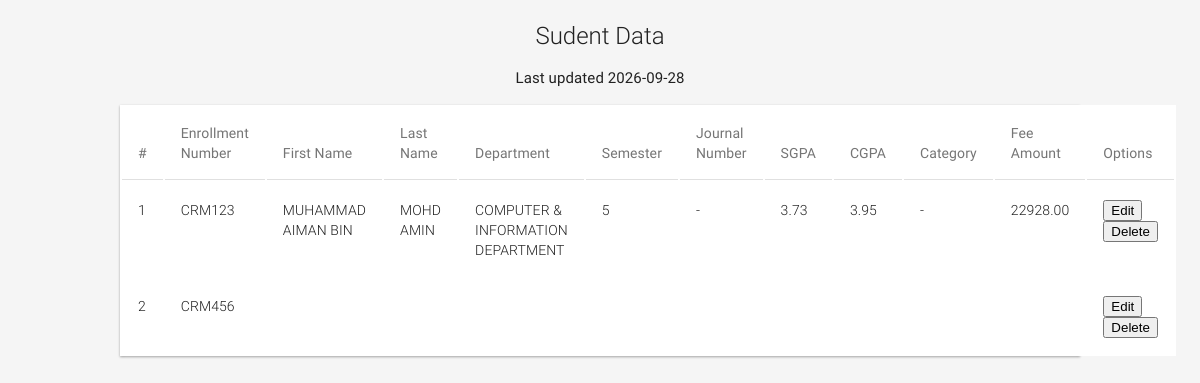
The app's page /admin/registered_students.php with its own data.
### tables this page shows
CREATE TABLE `student` (
  `Enrollment_No` varchar(50) NOT NULL,
  `Password` varchar(255) NOT NULL,
  `First_Name` varchar(100) DEFAULT NULL,
  `Last_Name` varchar(100) DEFAULT NULL,
  `Department` varchar(100) DEFAULT NULL,
  `Semester` int(11) DEFAULT NULL,
  `Journal_Number` varchar(100) DEFAULT NULL,
  `SGPA` decimal(4,2) DEFAULT NULL,
  `CGPA` decimal(4,2) DEFAULT NULL,
  `Category` varchar(50) DEFAULT NULL,
  `Fee_Amount` decimal(10,2) DEFAULT NULL,
  `Subject_1` varchar(50) DEFAULT NULL,
  `Subject_2` varchar(50) DEFAULT NULL,
  `Subject_3` varchar(50) DEFAULT NULL,
  `Subject_4` varchar(50) DEFAULT NULL,
  `Subject_5` varchar(50) DEFAULT NULL
);

### admin/registered_students.php (the view, shortened to what this page needs)
<?php
$database = mysqli_connect(DB_SERVER,DB_USER,DB_PASS,DB_NAME);
?>
<!DOCTYPE html>
<html lang="en" >
<head>
<link rel="stylesheet" href="https://cdnjs.cloudflare.com/ajax/libs/normalize/5.0.0/normalize.min.css">
<link rel="stylesheet" href="./style.css">
</head>
<body>
<div id="demo">
  <h1>Sudent Data</h1>
  <h2> Last updated <?php print_r(date("Y-m-d")); ?></h2>
  <div class="table-responsive-vertical shadow-z-1">
  <table id="table" class="table table-hover table-mc-light-blue">
      <thead>
        <tr>
          <th>#</th>
            <th>Enrollment Number</th>
            <th>First Name</th>
            <th>Last Name</th>
            <th>Department</th>
            <th>Semester</th>
            <th>Journal Number</th>
            <th>SGPA</th>
            <th>CGPA</th>
            <th>Category</th>
            <th>Fee Amount</th>
            <th>Options</th>
        </tr>
      </thead>
      <tbody>
 <?php
    $data = mysqli_query($database,"SELECT * FROM Student");
    $count = 0;
    while($row=mysqli_fetch_array($data))
    {
?>
<tr>
      <tr>
      <td><?php echo $count+1;?></td>
      <td><?php echo htmlentities($row['Enrollment_No']);?></td>
      <td><?php echo htmlentities($row['First_Name']);?></td>
      <td><?php echo htmlentities($row['Last_Name']);?></td>
      <td><?php echo htmlentities($row['Department']);?></td>
      <td><?php echo htmlentities($row['Semester']);?></td>
      <td><?php echo htmlentities($row['Journal_Number']);?></td>
      <td><?php echo htmlentities($row['SGPA']);?></td>
      <td><?php echo htmlentities($row['CGPA']);?></td>
      <td><?php echo htmlentities($row['Category']);?></td>
      <td><?php echo htmlentities($row['Fee_Amount']);?></td>
      <td>
<a href="edit/view.php?id=<?php echo $row['Enrollment_No']?>">
<button class="btn btn-primary"><i class="fa fa-edit "></i> Edit</button> </a>
<a href="registered_students.php?id=<?php echo $row['Enrollment_No']?>&del=delete" onClick="return confirm('Are you sure you want to delete?')">
<button class="btn btn-danger">Delete</button></a>
      </td>
</tr>
<?php
$count++;
} ?>
      </tbody>
    </table>
  </div>
</body>
</html>

### admin/style.css (style rules this page uses)
*, *:after, *:before { -webkit-box-sizing: border-box; -moz-box-sizing: border-box; box-sizing: border-box; }
html, body { position: relative; min-height: 100%; height: 100%; }
html { position: relative; overflow-x: hidden; margin: 16px; padding: 0; min-height: 100%; font-size: 62.5%; }
body { font-family: 'RobotoDraft', 'Roboto', 'Helvetica Neue, Helvetica, Arial', sans-serif; font-style: normal; font-weight: 300; font-size: 1.4rem; line-height: 2rem; letter-spacing: 0.01rem; color: #212121; background-color: #f5f5f5; -webkit-font-smoothing: antialiased; -moz-osx-font-smoothing: grayscale; text-rendering: optimizeLegibility; }
#demo { margin: 20px auto; max-width: 960px; }
#demo h1 { font-size: 2.4rem; line-height: 3.2rem; letter-spacing: 0; font-weight: 300; color: #212121; text-transform: inherit; margin-bottom: 1rem; text-align: center; }
#demo h2 { font-size: 1.5rem; line-height: 2.8rem; letter-spacing: 0.01rem; font-weight: 400; color: #212121; text-align: center; }
.shadow-z-1 { -webkit-box-shadow: 0 1px 3px 0 rgba(0, 0, 0, 0.12), 0 1px 2px 0 rgba(0, 0, 0, 0.24); -moz-box-shadow: 0 1px 3px 0 rgba(0, 0, 0, 0.12), 0 1px 2px 0 rgba(0, 0, 0, 0.24); box-shadow: 0 1px 3px 0 rgba(0, 0, 0, 0.12), 0 1px 2px 0 rgba(0, 0, 0, 0.24); }
.table { width: 100%; max-width: 100%; margin-bottom: 2rem; background-color: #fff; }
.table > thead > tr, .table > tbody > tr, .table > tfoot > tr { -webkit-transition: all 0.3s ease; -o-transition: all 0.3s ease; transition: all 0.3s ease; }
.table > thead > tr > th, .table > tbody > tr > th, .table > tfoot > tr > th, .table > thead > tr > td, .table > tbody > tr > td, .table > tfoot > tr > td { text-align: left; padding: 1.6rem; vertical-align: top; border-top: 0; -webkit-transition: all 0.3s ease; -o-transition: all 0.3s ease; transition: all 0.3s ease; }
.table > thead > tr > th { font-weight: 400; color: #757575; vertical-align: bottom; border-bottom: 1px solid rgba(0, 0, 0, 0.12); }
.table > caption + thead > tr:first-child > th, .table > colgroup + thead > tr:first-child > th, .table > thead:first-child > tr:first-child > th, .table > caption + thead > tr:first-child > td, .table > colgroup + thead > tr:first-child > td, .table > thead:first-child > tr:first-child > td { border-top: 0; }

### admin/registered_students.php (style rules this page uses)
html { margin: 0; }

### records on screen
student: Enrollment_No "CRM123", First_Name "MUHAMMAD AIMAN BIN", Last_Name "MOHD AMIN", Department "COMPUTER & INFORMATION DEPARTMENT", Semester "5", Journal_Number "-", SGPA "3.73", CGPA "3.95", Category "-", Fee_Amount "22928.00"
student: Enrollment_No "CRM456"
